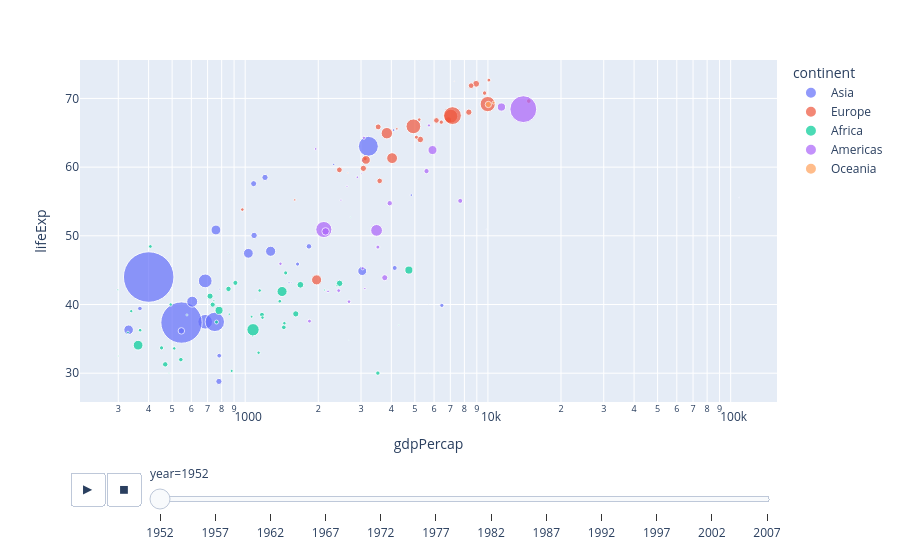

Here is the notebook cell this chart was saved with:
### Code cell
# Plotly Express
fig = px.scatter(df, x="gdpPercap", y="lifeExp", animation_frame="year", animation_group="country",
                 size="pop", color="continent", hover_name="country", log_x=True, size_max=55)
fig.show()

### Figure 1 — Plotly figure (JSON) as saved in the notebook; plotly's stock layout.template omitted (floating-point values rounded to 4 significant figures)
{"data": [{"hovertemplate": "<b>%{hovertext}</b><br><br>continent=Asia<br>year=1952<br>gdpPercap=%{x}<br>lifeExp=%{y}<br>pop=%{marker.size}<extra></extra>", "hovertext": ["Afghanistan", "Bahrain", "Bangladesh", "Cambodia", "China", "Hong Kong, China", "India", "Indonesia", "Iran", "Iraq", "Israel", "Japan", "Jordan", "Korea, Dem. Rep.", "Korea, Rep.", "Kuwait", "Lebanon", "Malaysia", "Mongolia", "Myanmar", "Nepal", "Oman", "Pakistan", "Philippines", "Saudi Arabia", "Singapore", "Sri Lanka", "Syria", "Taiwan", "Thailand", "Vietnam", "West Bank and Gaza", "Yemen, Rep."], "ids": ["Afghanistan", "Bahrain", "Bangladesh", "Cambodia", "China", "Hong Kong, China", "India", "Indonesia", "Iran", "Iraq", "Israel", "Japan", "Jordan", "Korea, Dem. Rep.", "Korea, Rep.", "Kuwait", "Lebanon", "Malaysia", "Mongolia", "Myanmar", "Nepal", "Oman", "Pakistan", "Philippines", "Saudi Arabia", "Singapore", "Sri Lanka", "Syria", "Taiwan", "Thailand", "Vietnam", "West Bank and Gaza", "Yemen, Rep."], "legendgroup": "Asia", "marker": {"color": "#636efa", "size": [8425333, 120447, 46886859, 4693836, 556263527, 2125900, 372000000, 82052000, 17272000, 5441766, 1620914, 86459025, 607914, 8865488, 20947571, 160000, 1439529, 6748378, 800663, 20092996, 9182536, 507833, 41346560, 22438691, 4005677, 1127000, 7982342, 3661549, 8550362, 21289402, 26246839, 1030585, 4963829], "sizemode": "area", "sizeref": 435900.0, "symbol": "circle"}, "mode": "markers", "name": "Asia", "orientation": "v", "showlegend": true, "type": "scatter", "x": [779.4, 9867.0, 684.2, 368.5, 400.4, 3054.0, 546.6, 749.7, 3035.0, 4130.0, 4087.0, 3217.0, 1547.0, 1088.0, 1031.0, 108400.0, 4835.0, 1831.0, 786.6, 331, 545.9, 1828.0, 684.6, 1273.0, 6460.0, 2315.0, 1084.0, 1643.0, 1207.0, 757.8, 605.1, 1516.0, 781.7], "xaxis": "x", "y": [28.8, 50.94, 37.48, 39.42, 44, 60.96, 37.37, 37.47, 44.87, 45.32, 65.39, 63.03, 43.16, 50.06, 47.45, 55.56, 55.93, 48.46, 42.24, 36.32, 36.16, 37.58, 43.44, 47.75, 39.88, 60.4, 57.59, 45.88, 58.5, 50.85, 40.41, 43.16, 32.55], "yaxis": "y"}, {"hovertemplate": "<b>%{hovertext}</b><br><br>continent=Europe<br>year=1952<br>gdpPercap=%{x}<br>lifeExp=%{y}<br>pop=%{marker.size}<extra></extra>", "hovertext": ["Albania", "Austria", "Belgium", "Bosnia and Herzegovina", "Bulgaria", "Croatia", "Czech Republic", "Denmark", "Finland", "France", "Germany", "Greece", "Hungary", "Iceland", "Ireland", "Italy", "Montenegro", "Netherlands", "Norway", "Poland", "Portugal", "Romania", "Serbia", "Slovak Republic", "Slovenia", "Spain", "Sweden", "Switzerland", "Turkey", "United Kingdom"], "ids": ["Albania", "Austria", "Belgium", "Bosnia and Herzegovina", "Bulgaria", "Croatia", "Czech Republic", "Denmark", "Finland", "France", "Germany", "Greece", "Hungary", "Iceland", "Ireland", "Italy", "Montenegro", "Netherlands", "Norway", "Poland", "Portugal", "Romania", "Serbia", "Slovak Republic", "Slovenia", "Spain", "Sweden", "Switzerland", "Turkey", "United Kingdom"], "legendgroup": "Europe", "marker": {"color": "#EF553B", "size": [1282697, 6927772, 8730405, 2791000, 7274900, 3882229, 9125183, 4334000, 4090500, 42459667, 69145952, 7733250, 9504000, 147962, 2952156, 47666000, 413834, 10381988, 3327728, 25730551, 8526050, 16630000, 6860147, 3558137, 1489518, 28549870, 7124673, 4815000, 22235677, 50430000], "sizemode": "area", "sizeref": 435900.0, "symbol": "circle"}, "mode": "markers", "name": "Europe", "orientation": "v", "showlegend": true, "type": "scatter", "x": [1601.0, 6137.0, 8343.0, 973.5, 2444.0, 3119.0, 6876.0, 9692.0, 6425.0, 7030.0, 7144.0, 3531.0, 5264.0, 7268.0, 5210.0, 4931.0, 2648.0, 8942.0, 10100.0, 4029.0, 3068.0, 3145.0, 3581.0, 5075.0, 4215.0, 3834.0, 8528.0, 14730.0, 1969.0, 9980.0], "xaxis": "x", "y": [55.23, 66.8, 68, 53.82, 59.6, 61.21, 66.87, 70.78, 66.55, 67.41, 67.5, 65.86, 64.03, 72.49, 66.91, 65.94, 59.16, 72.13, 72.67, 61.31, 59.82, 61.05, 58.0, 64.36, 65.57, 64.94, 71.86, 69.62, 43.59, 69.18], "yaxis": "y"}, {"hovertemplate": "<b>%{hovertext}</b><br><br>continent=Africa<br>year=1952<br>gdpPercap=%{x}<br>lifeExp=%{y}<br>pop=%{marker.size}<extra></extra>", "hovertext": ["Algeria", "Angola", "Benin", "Botswana", "Burkina Faso", "Burundi", "Cameroon", "Central African Republic", "Chad", "Comoros", "Congo, Dem. Rep.", "Congo, Rep.", "Cote d'Ivoire", "Djibouti", "Egypt", "Equatorial Guinea", "Eritrea", "Ethiopia", "Gabon", "Gambia", "Ghana", "Guinea", "Guinea-Bissau", "Kenya", "Lesotho", "Liberia", "Libya", "Madagascar", "Malawi", "Mali", "Mauritania", "Mauritius", "Morocco", "Mozambique", "Namibia", "Niger", "Nigeria", "Reunion", "Rwanda", "Sao Tome and Principe", "Senegal", "Sierra Leone", "Somalia", "South Africa", "Sudan", "Swaziland", "Tanzania", "Togo", "Tunisia", "Uganda", "Zambia", "Zimbabwe"], "ids": ["Algeria", "Angola", "Benin", "Botswana", "Burkina Faso", "Burundi", "Cameroon", "Central African Republic", "Chad", "Comoros", "Congo, Dem. Rep.", "Congo, Rep.", "Cote d'Ivoire", "Djibouti", "Egypt", "Equatorial Guinea", "Eritrea", "Ethiopia", "Gabon", "Gambia", "Ghana", "Guinea", "Guinea-Bissau", "Kenya", "Lesotho", "Liberia", "Libya", "Madagascar", "Malawi", "Mali", "Mauritania", "Mauritius", "Morocco", "Mozambique", "Namibia", "Niger", "Nigeria", "Reunion", "Rwanda", "Sao Tome and Principe", "Senegal", "Sierra Leone", "Somalia", "South Africa", "Sudan", "Swaziland", "Tanzania", "Togo", "Tunisia", "Uganda", "Zambia", "Zimbabwe"], "legendgroup": "Africa", "marker": {"color": "#00cc96", "size": [9279525, 4232095, 1738315, 442308, 4469979, 2445618, 5009067, 1291695, 2682462, 153936, 14100005, 854885, 2977019, 63149, 22223309, 216964, 1438760, 20860941, 420702, 284320, 5581001, 2664249, 580653, 6464046, 748747, 863308, 1019729, 4762912, 2917802, 3838168, 1022556, 516556, 9939217, 6446316, 485831, 3379468, 33119096, 257700, 2534927, 60011, 2755589, 2143249, 2526994, 14264935, 8504667, 290243, 8322925, 1219113, 3647735, 5824797, 2672000, 3080907], "sizemode": "area", "sizeref": 435900.0, "symbol": "circle"}, "mode": "markers", "name": "Africa", "orientation": "v", "showlegend": true, "type": "scatter", "x": [2449.0, 3521.0, 1063.0, 851.2, 543.3, 339.3, 1173.0, 1071.0, 1179.0, 1103.0, 780.5, 2126.0, 1389.0, 2670.0, 1419.0, 375.6, 328.9, 362.1, 4293.0, 485.2, 911.3, 510.2, 299.9, 853.5, 298.8, 575.6, 2388.0, 1443.0, 369.2, 452.3, 743.1, 1968.0, 1688.0, 468.5, 2424.0, 761.9, 1077.0, 2719.0, 493.3, 879.6, 1450.0, 879.8, 1136.0, 4725.0, 1616.0, 1148.0, 716.7, 859.8, 1468.0, 734.8, 1147.0, 406.9], "xaxis": "x", "y": [43.08, 30.02, 38.22, 47.62, 31.98, 39.03, 38.52, 35.46, 38.09, 40.72, 39.14, 42.11, 40.48, 34.81, 41.89, 34.48, 35.93, 34.08, 37.0, 30, 43.15, 33.61, 32.5, 42.27, 42.14, 38.48, 42.72, 36.68, 36.26, 33.69, 40.54, 50.99, 42.87, 31.29, 41.73, 37.44, 36.32, 52.72, 40, 46.47, 37.28, 30.33, 32.98, 45.01, 38.63, 41.41, 41.22, 38.6, 44.6, 39.98, 42.04, 48.45], "yaxis": "y"}, {"hovertemplate": "<b>%{hovertext}</b><br><br>continent=Americas<br>year=1952<br>gdpPercap=%{x}<br>lifeExp=%{y}<br>pop=%{marker.size}<extra></extra>", "hovertext": ["Argentina", "Bolivia", "Brazil", "Canada", "Chile", "Colombia", "Costa Rica", "Cuba", "Dominican Republic", "Ecuador", "El Salvador", "Guatemala", "Haiti", "Honduras", "Jamaica", "Mexico", "Nicaragua", "Panama", "Paraguay", "Peru", "Puerto Rico", "Trinidad and Tobago", "United States", "Uruguay", "Venezuela"], "ids": ["Argentina", "Bolivia", "Brazil", "Canada", "Chile", "Colombia", "Costa Rica", "Cuba", "Dominican Republic", "Ecuador", "El Salvador", "Guatemala", "Haiti", "Honduras", "Jamaica", "Mexico", "Nicaragua", "Panama", "Paraguay", "Peru", "Puerto Rico", "Trinidad and Tobago", "United States", "Uruguay", "Venezuela"], "legendgroup": "Americas", "marker": {"color": "#ab63fa", "size": [17876956, 2883315, 56602560, 14785584, 6377619, 12350771, 926317, 6007797, 2491346, 3548753, 2042865, 3146381, 3201488, 1517453, 1426095, 30144317, 1165790, 940080, 1555876, 8025700, 2227000, 662850, 157553000, 2252965, 5439568], "sizemode": "area", "sizeref": 435900.0, "symbol": "circle"}, "mode": "markers", "name": "Americas", "orientation": "v", "showlegend": true, "type": "scatter", "x": [5911.0, 2677.0, 2109.0, 11370.0, 3940.0, 2144.0, 2627.0, 5587.0, 1398.0, 3522.0, 3048.0, 2428.0, 1840.0, 2195.0, 2899.0, 3478.0, 3112.0, 2480.0, 1952.0, 3759.0, 3082.0, 3023.0, 13990.0, 5717.0, 7690.0], "xaxis": "x", "y": [62.48, 40.41, 50.92, 68.75, 54.74, 50.64, 57.21, 59.42, 45.93, 48.36, 45.26, 42.02, 37.58, 41.91, 58.53, 50.79, 42.31, 55.19, 62.65, 43.9, 64.28, 59.1, 68.44, 66.07, 55.09], "yaxis": "y"}, {"hovertemplate": "<b>%{hovertext}</b><br><br>continent=Oceania<br>year=1952<br>gdpPercap=%{x}<br>lifeExp=%{y}<br>pop=%{marker.size}<extra></extra>", "hovertext": ["Australia", "New Zealand"], "ids": ["Australia", "New Zealand"], "legendgroup": "Oceania", "marker": {"color": "#FFA15A", "size": [8691212, 1994794], "sizemode": "area", "sizeref": 435900.0, "symbol": "circle"}, "mode": "markers", "name": "Oceania", "orientation": "v", "showlegend": true, "type": "scatter", "x": [10040.0, 10560.0], "xaxis": "x", "y": [69.12, 69.39], "yaxis": "y"}], "layout": {"legend": {"itemsizing": "constant", "title": {"text": "continent"}, "tracegroupgap": 0}, "margin": {"t": 60}, "sliders": [{"active": 0, "currentvalue": {"prefix": "year="}, "len": 0.9, "pad": {"b": 10, "t": 60}, "steps": [{"args": [["1952"], {"frame": {"duration": 0, "redraw": false}, "fromcurrent": true, "mode": "immediate", "transition": {"duration": 0, "easing": "linear"}}], "label": "1952", "method": "animate"}, {"args": [["1957"], {"frame": {"duration": 0, "redraw": false}, "fromcurrent": true, "mode": "immediate", "transition": {"duration": 0, "easing": "linear"}}], "label": "1957", "method": "animate"}, {"args": [["1962"], {"frame": {"duration": 0, "redraw": false}, "fromcurrent": true, "mode": "immediate", "transition": {"duration": 0, "easing": "linear"}}], "label": "1962", "method": "animate"}, {"args": [["1967"], {"frame": {"duration": 0, "redraw": false}, "fromcurrent": true, "mode": "immediate", "transition": {"duration": 0, "easing": "linear"}}], "label": "1967", "method": "animate"}, {"args": [["1972"], {"frame": {"duration": 0, "redraw": false}, "fromcurrent": true, "mode": "immediate", "transition": {"duration": 0, "easing": "linear"}}], "label": "1972", "method": "animate"}, {"args": [["1977"], {"frame": {"duration": 0, "redraw": false}, "fromcurrent": true, "mode": "immediate", "transition": {"duration": 0, "easing": "linear"}}], "label": "1977", "method": "animate"}, {"args": [["1982"], {"frame": {"duration": 0, "redraw": false}, "fromcurrent": true, "mode": "immediate", "transition": {"duration": 0, "easing": "linear"}}], "label": "1982", "method": "animate"}, {"args": [["1987"], {"frame": {"duration": 0, "redraw": false}, "fromcurrent": true, "mode": "immediate", "transition": {"duration": 0, "easing": "linear"}}], "label": "1987", "method": "animate"}, {"args": [["1992"], {"frame": {"duration": 0, "redraw": false}, "fromcurrent": true, "mode": "immediate", "transition": {"duration": 0, "easing": "linear"}}], "label": "1992", "method": "animate"}, {"args": [["1997"], {"frame": {"duration": 0, "redraw": false}, "fromcurrent": true, "mode": "immediate", "transition": {"duration": 0, "easing": "linear"}}], "label": "1997", "method": "animate"}, {"args": [["2002"], {"frame": {"duration": 0, "redraw": false}, "fromcurrent": true, "mode": "immediate", "transition": {"duration": 0, "easing": "linear"}}], "label": "2002", "method": "animate"}, {"args": [["2007"], {"frame": {"duration": 0, "redraw": false}, "fromcurrent": true, "mode": "immediate", "transition": {"duration": 0, "easing": "linear"}}], "label": "2007", "method": "animate"}], "x": 0.1, "xanchor": "left", "y": 0, "yanchor": "top"}], "updatemenus": [{"buttons": [{"args": [null, {"frame": {"duration": 500, "redraw": false}, "fromcurrent": true, "mode": "immediate", "transition": {"duration": 500, "easing": "linear"}}], "label": "&#9654;", "method": "animate"}, {"args": [[null], {"frame": {"duration": 0, "redraw": false}, "fromcurrent": true, "mode": "immediate", "transition": {"duration": 0, "easing": "linear"}}], "label": "&#9724;", "method": "animate"}], "direction": "left", "pad": {"r": 10, "t": 70}, "showactive": false, "type": "buttons", "x": 0.1, "xanchor": "right", "y": 0, "yanchor": "top"}], "xaxis": {"anchor": "y", "domain": [0, 1], "title": {"text": "gdpPercap"}, "type": "log"}, "yaxis": {"anchor": "x", "domain": [0, 1], "title": {"text": "lifeExp"}}}}
